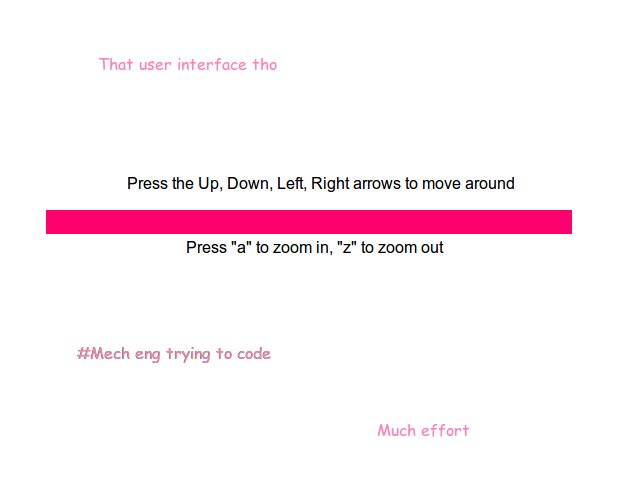
#> input picture generic_tests/UI.jpg, 640 x 480 px, given in place of the camera
$ python main_angle_tracking.py   (Python 2 division)   (older library calls are emulated)
#> lines starting #> are read from the running program, lines starting #| are printed output that depends on the picture; after the words box and inside, x2 and y2 are one past the last pixel; in counts of white or black regions, pixels touching at a corner belong together
"""
Returns HSV value and coordinate of an area of
a camera feed when double clicked, and track this color
"""

import cv2
import numpy as np

x_co = 0
y_co = 0
x = 1
y = 1
w = 1
h = 1
currentArea = 1
minArea = 10
itemDetected = False

camFOV = 90 #Field of View angle in degrees
feedWidth = 690

#mousePressed = False

lower_bound = np.array([0,0,0])
upper_bound = np.array([255,255,255])

"""
def on_mouse(event,x,y,flag,param):
    global x_co,y_co,mousePressed

    if(event==cv2.EVENT_LBUTTONDBLCLK):
      x_co=x
      y_co=y
      mousePressed = True
"""

#Initialize window and camera
cv2.namedWindow("frame")
capture = cv2.VideoCapture(0)

#Try to get first frame of feed
if capture.isOpened():
    ret, frame = capture.read()
#> frame is the input picture: shape (480, 640, 3); mean B, G, R 246.6, 241.9, 252.6
    #cv2.setMouseCallback('frame',on_mouse)

else:
    ret = False
    print "Error: can't acquire video frames.\n"

#Runs as long as frames are acquired properly.
while ret:

    feedWidth = np.size(frame, 1)
#> feedWidth = 640

    blur = cv2.blur(frame,(5,5))
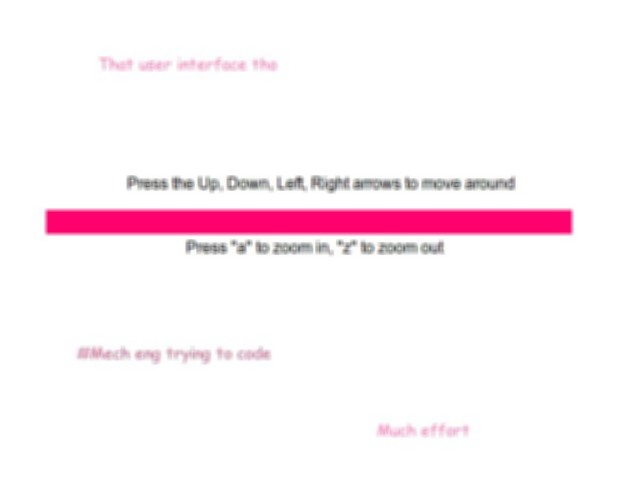
#> blur: shape (480, 640, 3); mean B, G, R 246.6, 241.9, 252.6
    hsv = cv2.cvtColor(blur, cv2.COLOR_BGR2HSV)
#> hsv: shape (480, 640, 3); mean H, S, V 18.5, 11.2, 252.8
    #hsv = cv2.cvtColor(frame, cv2.COLOR_BGR2HSV)
    #s= cv2.cv.Get2D(cv2.cv.fromarray(hsv),y_co,x_co)
    #print s
    s = [40.0,244.0,179.0]
    #print s
    #Display results (mouse position and HSV values)
    #if(True):
        #print "Clicked @   X = %r   Y = %r" %(x_co, y_co)
        #print "H:",s[0],"      S:",s[1],"       V:",s[2],"\n"

        #Update lower and upper bounds for further filtering
        #Hue should only be allowed small variations
    lower_bound = np.array([s[0]-5,s[1]-20,s[2]-50])
    upper_bound = np.array([s[0]+5,s[1]+20,s[2]+50])

    #Create a binary image, where anything in the color range appears white and everything else is black
    mask = cv2.inRange(hsv, lower_bound, upper_bound)
#> mask: shape (480, 640); every value is 0

    #Get rid of background noise using erosion and fill in the holes using dilation
    element = cv2.getStructuringElement(cv2.MORPH_RECT,(3,3))
    mask = cv2.erode(mask,element, iterations=2)
    mask = cv2.dilate(mask,element,iterations=8)

    #Create Contours for all the objects within the color range
    #TO DO: Check if biggest cluster of points is around the position of the click
    #TO DO: Check if next cluster is "connected"
    #Maybe improve with contours in the base image

    contours, hierarchy = cv2.findContours(mask, cv2.RETR_EXTERNAL, cv2.CHAIN_APPROX_SIMPLE)
#> contours = []
    maximumArea = 0
    bestContour = None
    for contour in contours:
        currentArea = cv2.contourArea(contour)
        x,y,w,h = cv2.boundingRect(contour)

        #Compare position with the current display to avoid jumps
        if bestContour is not None:
            x_base, y_base, w_base, h_base = cv2.boundingRect(bestContour)

        #add if condition
        if currentArea > maximumArea:
            bestContour = contour
            maximumArea = currentArea
#> this loop made 0 passes
#> after the loop, maximumArea = 0

    #Create a bounding box around the biggest object in color range
    if bestContour is not None:

        if currentArea > minArea:
            itemDetected = True

        x,y,w,h = cv2.boundingRect(bestContour)
        cv2.rectangle(frame, (x,y),(x+w,y+h), (0,0,255), 3)
    font = cv2.FONT_HERSHEY_SIMPLEX
    cv2.putText(frame,'Position (%d,%d)' %(x,y),(10,50), font, 1,(255,255,255),2)
#> frame: shape (480, 640, 3); 0.06% of pixels changed, all inside (x1, y1, x2, y2) = (98, 47, 224, 59)
    print 'Area: ', currentArea


    if itemDetected:
        centerX = x+w/2
        print centerX, feedWidth, camFOV
        angle = (centerX - feedWidth/2.0)/(feedWidth/2.0)*(camFOV/2.0)
        print 'Angle: ', angle
        itemDetected = False
    else:
        currentArea = 0
        print 'No marker detected.'


    #Show camera feed and update it
    cv2.imshow("mask",mask)
    cv2.imshow("frame", frame)
    ret, frame = capture.read()

    #Show the contours in a seperate window
    cv2.imshow('mask',mask)

    #Press 'q' to leave program
    if cv2.waitKey(10) == ord('q'):
#> (key q is pressed here)
        break
cv2.destroyAllWindows()
